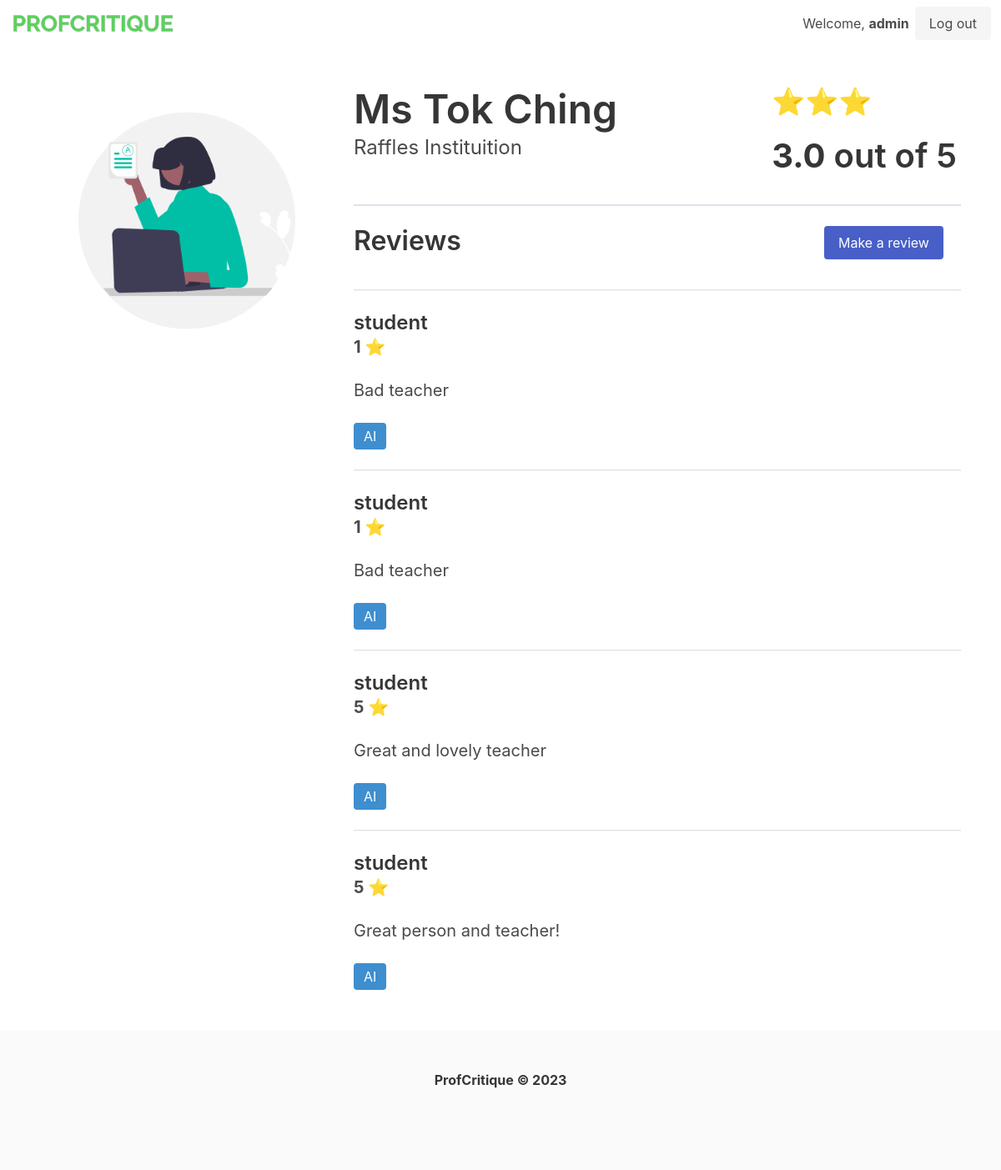
Screenshot of /teacher/2 (signed in) with the database file from the repository.
### tables this page shows
CREATE TABLE users (
            id INTEGER PRIMARY KEY AUTOINCREMENT,
            username TEXT,
            password TEXT
        );

CREATE TABLE teachers (
            id INTEGER PRIMARY KEY,
            name TEXT,
            school_id INTEGER,
            FOREIGN KEY(school_id) REFERENCES schools(id)
        );

CREATE TABLE schools (
            id INTEGER PRIMARY KEY,
            name TEXT
        );

CREATE TABLE reviews (
            id INTEGER PRIMARY KEY AUTOINCREMENT,
            teacher_id INTEGER,
            user_id INTEGER,
            rating INTEGER,
            comment TEXT,
            flag TEXT,
            FOREIGN KEY(teacher_id) REFERENCES teachers(id),
            FOREIGN KEY(user_id) REFERENCES users(id)
        );

### main.py (the view)
@app.route("/teacher/<teacher_id>", methods=["GET"])
@login_required
def teacher_profile(teacher_id=""):
    result = db.get_teacher_by_id(teacher_id)
    reviews = db.get_review(teacher_id)
    print(result["rating"])
    print(round(result["rating"], None) * "⭐")
    result["bar"] = round(result["rating"], None) * "⭐"
    return render_template(
        "teacher.html", teacher_id=teacher_id, result=result, reviews=reviews
    )

### main.py (called while the page is built)
@login_manager.user_loader
def load_user(user_id):
    user = db.get_user_by_id(user_id)
    if user is None:
        return None
    else:
        return User(int(user["id"]), user["username"], user["password"])

### utils/datastore.py (called while the page is built)
    def get_conn(self) -> sqlite3.Connection:
        def dict_factory(cursor: sqlite3.Cursor, row: sqlite3.Row) -> dict:
            d = {}
            for idx, col in enumerate(cursor.description):
                d[col[0]] = row[idx]
            return d
        conn = sqlite3.connect(self.uri)
        conn.row_factory = dict_factory
        return conn

    def get_record(self, command, param=None):
        conn = self.get_conn()
        cur = conn.cursor()
        if param is None:
            cur.execute(query_table[command])
        else:
            cur.execute(query_table[command], param)
        return cur.fetchone()

    def get_records(self, command, param=None):
        conn = self.get_conn()
        cur = conn.cursor()
        if param is None:
            cur.execute(query_table[command])
        else:
            cur.execute(query_table[command], param)
        return cur.fetchall()

    def get_user_by_id(self, user_id):
        user = self.get_record("load_user_by_id", (user_id,))
        return user

    def get_teacher_by_id(self, teacher_id):
        teacher = self.get_record("get_teacher_by_id", (int(teacher_id),))
        score = self.get_record("get_aggregated_score", (int(teacher_id),))
        if score["rating"] is None:
            score["rating"] = 0.0
        return dict(teacher, **score)

    def get_review(self, teacher_id):
        reviews = self.get_records("get_review", (int(teacher_id),))
        return reviews

### templates/teacher.html
{% extends "layout.html" %}
{% block body %}
<section class="section is-small">
    <div class="columns">
        <div class="column is-one-third">
            <figure class="image">
                <img src="{{url_for('static', filename='teacher_profile.png')}}">
            </figure>
        </div>
        <div class="column is-two-thirds">
            <div class="columns">
                <div class="column">
                    <h1 class="title is-1">{{ result["teacher_name"] }}</h1>
                    <h2 class="subtitle is-4">{{ result["school_name"] }}</h2>
                </div>
                <div class="column is-4">
                    <h1 class="title is-3">{{ result["bar"] }}</h1>
                    <h1 class="title is-2   "><b>{{ result["rating"]|round(1) }}</b> out of 5</h1>
                </div>
            </div>
            <hr style="border-top: 2px solid #e0e0eb;">
            <div class="columns">
                <div class="column">
                    <h1 class="title is-3">Reviews</h1>
                </div>
                <div class="column is-3">
                    <a class="button is-link" href="/teacher/{{ teacher_id }}/review">Make a review</a>
                </div>
            </div>
            {% if reviews %}
            {% for review in reviews %}
            <div class="row">
                <hr style="border-top: 1px solid #e0e0eb;">
                <h1 class="title is-4">{{ review["username"] }}</h1>
                <h2 class="subtitle is-5 is-right"><b>{{ review["rating"] }} ⭐</b></h2>
                <p class="is-size-5">{{ review["review"] }}</p>
                <br>
                <span class="tag is-info is-medium">{{ review["flag"] }}</span>
            </div>
            {% endfor %}
            {% endif %}
        </div>
    </div>
</section>
{% endblock %}

### templates/layout.html (shortened to what this page needs)
<!doctype html>
<html lang="en">
<head>
    <link rel="stylesheet" href="https://cdn.jsdelivr.net/npm/bulma@0.9.4/css/bulma.min.css">
</head>
<body>
    <nav class="navbar">
        <div class="navbar-brand">
            <a class="navbar-item" href="/">
                <img src="{{url_for('static', filename='logo.png')}}" width="200" height="30">
            </a>
        </div>
        <div class="navbar-end">
            <div class="navbar-item">
                {% if current_user.is_authenticated %}
                <h3 style="margin-right:7px">Welcome, <b>{{ current_user.username}}</b></h3>
                <a class="button is-light" href="/logout">
                    Log out
                </a>
                {% endif %}
            </div>
        </div>
    </nav>
    {% block body %}
    {% endblock %}
</body>
<footer class="footer">
    <div class="content has-text-centered">
        <p>
            <strong>ProfCritique © 2023</strong>
        </p>
    </div>
</footer>
</html>

### rows the page displays
users: username "admin"
teachers: teacher_name "Ms Tok Ching"
schools: school_name "Raffles Instituition"
reviews: username "student", rating "1", review "Bad teacher", flag "AI"
reviews: username "student", rating "1", review "Bad teacher", flag "AI"
reviews: username "student", rating "5", review "Great and lovely teacher", flag "AI"
reviews: username "student", rating "5", review "Great person and teacher!", flag "AI"

### other values shown
{{ result["bar"] }} "⭐⭐⭐"
{{ result["rating"]|round(1) }} "3.0"
